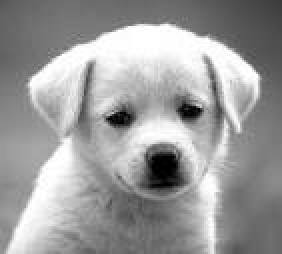
%> input picture Images/puppy.jpeg, 141 x 127 px (shown 2 times larger)
$ octave CannyEdgeDetectorENSSLIN.m   (GNU Octave 9; MATLAB toolbox functions it lacks are replaced by stand-ins)
%> lines starting %> are read from the running program, lines starting %| are printed output that depends on the picture
%%Tatiana Ensslin
% Canny Edge Detector Algorithm
% Video and Image Proessing
% February 15, 2016


% Gaussian Algortihm with kernel size of 3 and standard deviation 1 on noisyimage1.jpg

%Read in the files from the working directory%
noisyimage1 = imread('puppy.jpeg');
%> noisyimage1 is the input picture: size 127x141x3 uint8; min 0, max 255, mean 155.7
noisyimage1 = rgb2gray(noisyimage1);
%> noisyimage1: size 127x141 uint8
I = double(noisyimage1);

%Design the Gaussian Kernel
%Standard Deviation
sd = 1;

%Kernel size
ksize = 2;

% following gaussian formula obtained from and function help pages of:
%(https://en.wikipedia.org/wiki/Gaussian_blur)
%http://www.mathworks.com/company/newsletters/articles/using-matlabs-meshgrid-command-and-array-operators-to-implement-one-and-two-variable-functions.html
[x,y]=meshgrid(-ksize:ksize,-ksize:ksize);
X = size(x,1)-1;
Y = size(y,1)-1;

%create the first and second coordinate matrices of the grid with kernel
%size between -3 and 3

matrix = 1/(2*pi*sd*sd)*exp(-(x.^2+y.^2)/(2*sd*sd)); %guassian equation, (note: sd*sd=sd^2)

%Initialize new matrix for post convolution
noisyImg=zeros(size(I)); %create the matrix the size of the image for the filter

%Convolution of filter with image 2D
for i = 1:size(I,1)-X
    for j =1:size(I,2)-Y
        value = I(i:i+X,j:j+X).*matrix; %convolution between image and filter
        noisyImg(i,j)=sum(value(:)); %normalization .. fill the zeroed matrix with convoluted image
    end
end
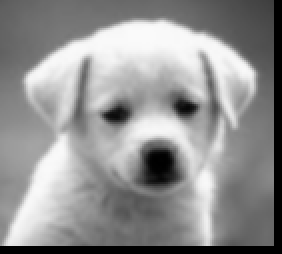
%> noisyImg: size 127x141 double (shown 2 times larger); min 0, max 250.4, mean 146.2
%Image without Noise after Gaussian blur
noisyImg = uint8(noisyImg); %originally casted to int8 but was whiteish need to convert out of double and into unsigned int
%> noisyImg: size 127x141 uint8
noisyImg = im2double(noisyImg); %convert img to double
%> noisyImg: size 127x141 double

% Canny Enhancer begins here
convx = [-1 0 1];
convy = [-1; 0; 1];

%imshow(noisyImg);


%find the derivates (gradient) in x and y direction
jx = conv2(convx,noisyImg);
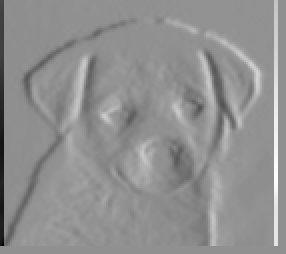
%> jx: size 127x143 double (shown 2 times larger); min -0.698, max 0.533, mean 9.78e-20; drawn with min black and max white
jy = conv2(convy,noisyImg);
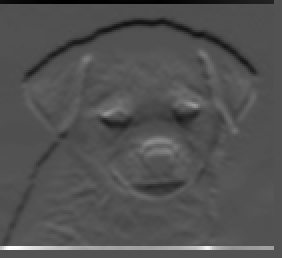
%> jy: size 129x141 double (shown 2 times larger); min -0.435, max 0.918, mean 1.56e-18; drawn with min black and max white

M=size(jx)-2;
%> M = [125 141]
N=size(jy)-2;
%> N = [127 139]
%calculate the strength of edge
for i = 1:size(jx)
    for j = 1:size(jy)
    Es(i,j) = sqrt(jx(i,j).^2 + jy(i,j).^2);
    end;
end;
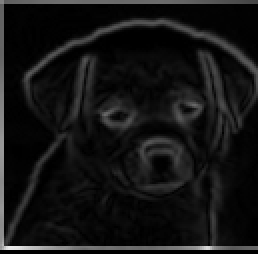
%> Es: size 127x129 double (shown 2 times larger); min 0, max 0.918, mean 0.0783

%imshow(Es); %contour picture
%%

%%
%Non Supression Maxima begins here

%calculate angle
for i = 1:size(jx)
    for j = 1:size(jy)
%> (the run ends here)

$ run again, with Images/Syracuse_01.jpg copied over Images/puppy.jpeg
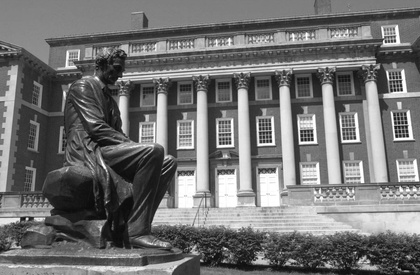
%> input picture Images/Syracuse_01.jpg, 420 x 275 px, shrunk from 900 x 590 before the run
%> noisyimage1 is the input picture: size 275x420 uint8; min 1, max 255, mean 114
%> after the loop `for i = 1:size(I,1)-X`:
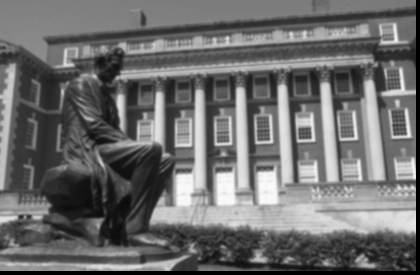
%> noisyImg: size 275x420 double; min 0, max 250.2, mean 109.2
%> after the loop `for i = 1:size(jx)`:
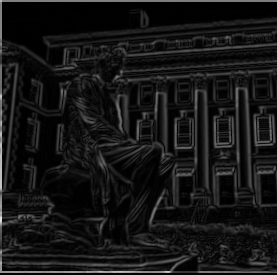
%> Es: size 275x277 double; min 0, max 0.886, mean 0.0872

$ run again, with Images/Syracuse_02.jpg copied over Images/puppy.jpeg
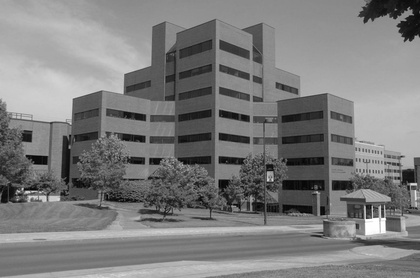
%> input picture Images/Syracuse_02.jpg, 420 x 278 px, shrunk from 862 x 571 before the run
%> noisyimage1 is the input picture: size 278x420 uint8; min 2, max 255, mean 124.5
%> after the loop `for i = 1:size(I,1)-X`:
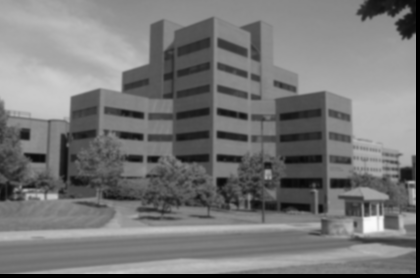
%> noisyImg: size 278x420 double; min 0, max 249.4, mean 119.1
%> after the loop `for i = 1:size(jx)`:
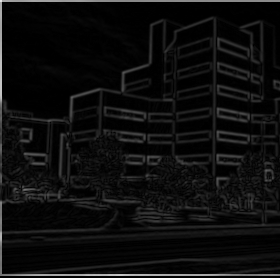
%> Es: size 278x280 double; min 0, max 0.898, mean 0.0549
